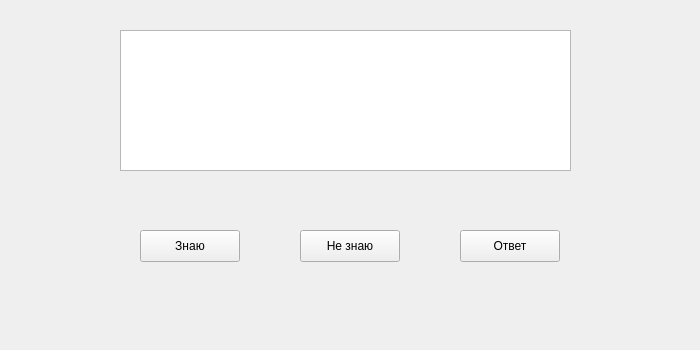
<?xml version="1.0" encoding="UTF-8"?>
<ui version="4.0">
 <class>Form</class>
 <widget class="QWidget" name="Form">
  <property name="geometry">
   <rect>
    <x>0</x>
    <y>0</y>
    <width>700</width>
    <height>350</height>
   </rect>
  </property>
  <property name="windowTitle">
   <string>Form</string>
  </property>
  <widget class="QTextEdit" name="textEdit">
   <property name="geometry">
    <rect>
     <x>120</x>
     <y>30</y>
     <width>451</width>
     <height>141</height>
    </rect>
   </property>
  </widget>
  <widget class="QPushButton" name="pushButton">
   <property name="geometry">
    <rect>
     <x>300</x>
     <y>230</y>
     <width>100</width>
     <height>32</height>
    </rect>
   </property>
   <property name="text">
    <string>Не знаю</string>
   </property>
  </widget>
  <widget class="QPushButton" name="pushButton_2">
   <property name="geometry">
    <rect>
     <x>140</x>
     <y>230</y>
     <width>100</width>
     <height>32</height>
    </rect>
   </property>
   <property name="text">
    <string>Знаю</string>
   </property>
  </widget>
  <widget class="QPushButton" name="pushButton_3">
   <property name="geometry">
    <rect>
     <x>460</x>
     <y>230</y>
     <width>100</width>
     <height>32</height>
    </rect>
   </property>
   <property name="text">
    <string>Ответ</string>
   </property>
  </widget>
 </widget>
 <resources/>
 <connections/>
</ui>
